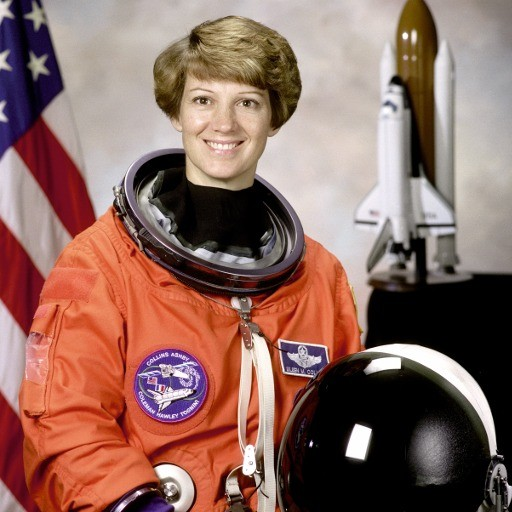
#> input picture madre/app-tv/app/src/test/resources/foto-familiar.jpg, 512 x 512 px
$ python -i hacer-iconos.py   (imports and definitions only)
#> lines starting #> are read from the running program, lines starting #| are printed output that depends on the picture
#> further down, picture is the input picture: PIL image 512x512 RGB; mean R, G, B 141.6, 105.8, 96.5
#!/usr/bin/env python3
"""Genera los iconos de la pantalla de inicio de los FAMILIARES (iconos-familia/) a partir de un PNG cuadrado.

  python3 madre/web-app/hacer-iconos.py mi-icono.png      → crea iconos-familia/ con los cinco tamaños
  python3 madre/web-app/hacer-iconos.py --girar 220        → vuelve a crear la variante verde del icono del panel (iconos/)

Los del administrador están en iconos/. El panel pone unos u otros según quién entra (ver ponerIconos en construir.py).
"""
import os, sys
from PIL import Image

AQUI = os.path.dirname(os.path.abspath(__file__))
SALIDA = os.path.join(AQUI, 'iconos-familia')
TAMANOS = {'apple-touch-icon.png': 180, 'favicon-32.png': 32, 'icono-192.png': 192, 'icono-512.png': 512}

def girar(im, grados):
    hsv = im.convert('RGB').convert('HSV'); h, s, v = hsv.split(); d = int(grados / 360 * 256)
    return Image.merge('HSV', (h.point(lambda x: (x + d) % 256), s, v)).convert('RGB')

def guardar(img):
    os.makedirs(SALIDA, exist_ok=True)
    img = img.convert('RGB')                      # sin transparencia: iOS pinta de negro lo transparente
    for nombre, lado in TAMANOS.items():
        img.resize((lado, lado), Image.LANCZOS).save(os.path.join(SALIDA, nombre), optimize=True)
#> this loop made 4 passes
#> pass 1, in guardar, `img.resize((lado, lado), Image.LANCZOS).save(os.path.join(SALIDA, nomb..`:
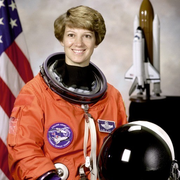
#> saved as apple-touch-icon.png: PIL image 180x180 RGB; mean R, G, B 141.6, 105.8, 96.6
#> pass 2, in guardar, `img.resize((lado, lado), Image.LANCZOS).save(os.path.join(SALIDA, nomb..`:
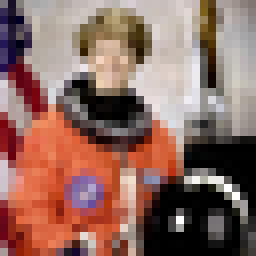
#> saved as favicon-32.png: PIL image 32x32 RGB (shown 8 times larger); mean R, G, B 141.9, 106.2, 97
    # "maskable" (Android): el dibujo ocupa el 80 % central para que el recorte redondo no lo corte
    fondo = Image.new('RGB', (512, 512), img.getpixel((4, 4)))
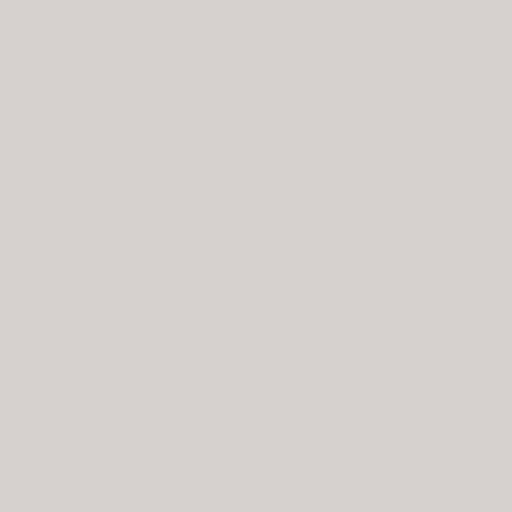
#> fondo: PIL image 512x512 RGB; mean R, G, B 214, 209, 206
    fondo.paste(img.resize((410, 410), Image.LANCZOS), (51, 51))
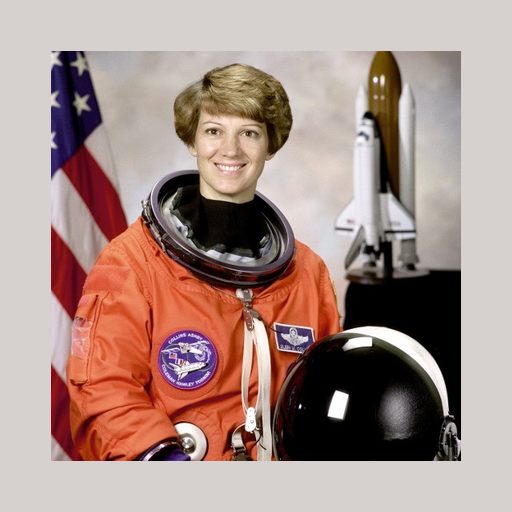
#> fondo: PIL image 512x512 RGB; mean R, G, B 167.5, 142.8, 135.8
    fondo.save(os.path.join(SALIDA, 'icono-maskable-512.png'), optimize=True)

# [8 lines not run here, left out]

>>> from PIL import Image
>>> picture = Image.open('../app-tv/app/src/test/resources/foto-familiar.jpg')
>>> result = guardar(picture)
